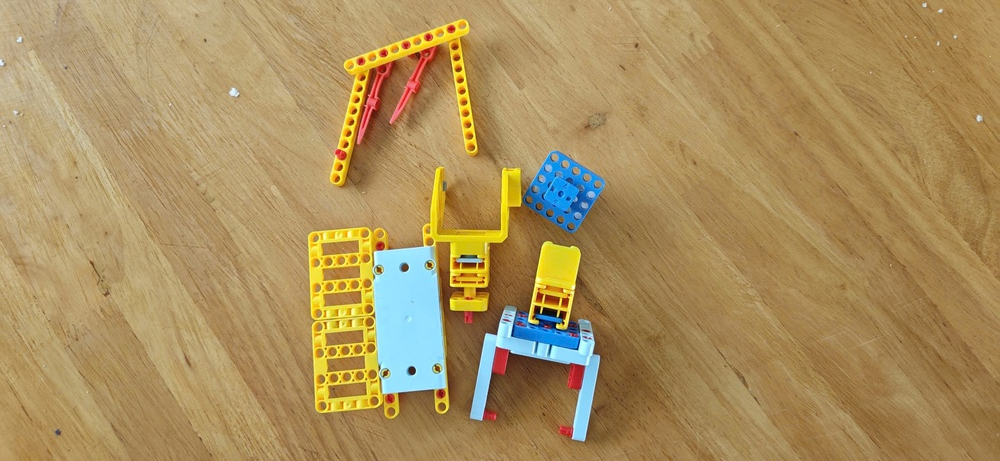
#> input picture lesson_2/images/sample.jpg, 1000 x 461 px, shrunk from 2560 x 1181 before the run, found by its file name
$ python logarit_tranform_mapping_function.py
#> lines starting #> are read from the running program, lines starting #| are printed output that depends on the picture
import cv2
import numpy as np
import matplotlib.pyplot as plt
import os

# --- Khởi tạo thư mục và đọc ảnh trước ---
output_dir = "output"
os.makedirs(output_dir, exist_ok=True)

img = cv2.imread("images/sample.jpg", cv2.IMREAD_GRAYSCALE)
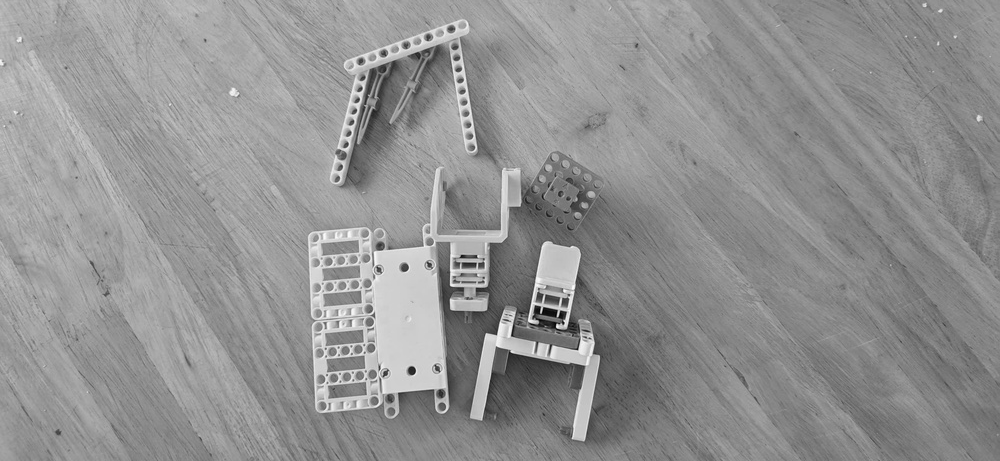
#> img: shape (461, 1000); min 0, max 251, mean 145.8
if img is None:
    print("Lỗi: Không tìm thấy ảnh tại images/sample.jpg")
    exit()

# === PHẦN 1: XÂY DỰNG VÀ VẼ CÁC HÀM ÁNH XẠ (TRANSFORMATION FUNCTIONS) ===
# Tạo dải giá trị đầu vào r từ 0 đến 255
r = np.arange(256, dtype=np.float64)

# 1. Hàm đồng nhất (Identity): s = r
T_identity = r.copy()

# 2. Hiệu chỉnh Gamma: s = c * r^gamma
# Cần chuẩn hóa r về [0, 1] trước khi lấy mũ, biến đổi xong nhân lại 255
# Gamma < 1: Làm sáng vùng tối | Gamma > 1: Làm đậm vùng tối
T_gamma_05 = 255.0 * (r / 255.0)**0.5
T_gamma_20 = 255.0 * (r / 255.0)**2.0

# 3. Biến đổi Logarit: s = c * log(1 + r)
# Tính chất: Nâng rất nhanh ở giá trị r nhỏ, và cong cung nhẹ ở r lớn.
# Ứng dụng: Giúp nhìn thấy chi tiết ở vùng tối nhưng làm mờ bớt chi tiết ở vùng sáng. Nén dải động.
c_log = 255.0 / np.log(1 + 255)
T_log = c_log * np.log(1 + r)

# 4. Nghịch đảo (Negative): s = 255 - r
T_neg = 255 - r

# --- VẼ HÌNH 1: ĐỒ THỊ CÁC HÀM ÁNH XẠ ---
plt.figure(figsize=(10, 8))
plt.plot(r, T_identity, "k--", linewidth=2, label="Đồng nhất (s = r)")
plt.plot(r, T_gamma_05, "r-",  linewidth=2, label="Gamma = 0.5 (S = c * r^0.5)")
plt.plot(r, T_gamma_20, "b-",  linewidth=2, label="Gamma = 2.0 (S = c * r^2.0)")
plt.plot(r, T_log, "g-",       linewidth=2, label="Logarit (S = c * log(1+r))")
plt.plot(r, T_neg, "m-",       linewidth=2, label="Nghịch đảo (S = 255 - r)")

plt.xlabel("Giá trị pixel ban đầu (Input r)")
plt.ylabel("Giá trị pixel đầu ra (Output s)")
plt.title("Biểu đồ các hàm biến đổi cường độ sáng (Mapping Functions)")
plt.legend()
plt.grid(True, alpha=0.3)
plt.xlim([0, 255])
plt.ylim([0, 255])

plt.savefig(f"{output_dir}/1_ham_anh_xa.png", dpi=150)
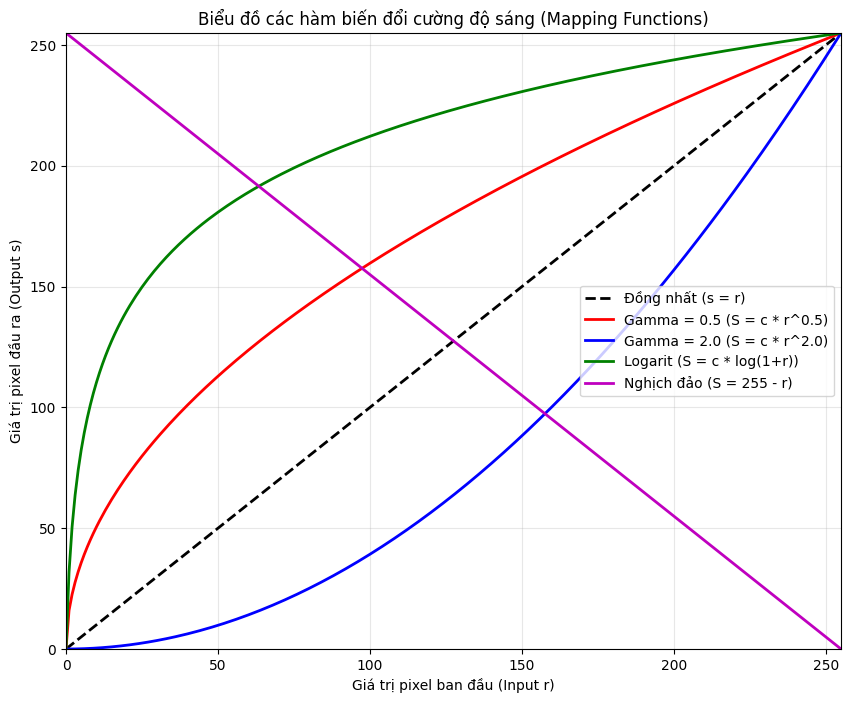
#> figure drawn by matplotlib, 1 panel; curve peaks at x = 255, y = 255; curve peaks at x = 255, y = 255; curve peaks at x = 255, y = 255
plt.show()

# === PHẦN 2: TRỰC QUAN HÓA SỰ THAY ĐỔI TRÊN ẢNH THỰC TẾ ===
# Đây là cách hiệu quả nhất để người học hiểu các hàm trên sẽ làm gì với ảnh
# cv2.LUT (Look Up Table) cho phép áp dụng hàm ánh xạ r -> s vào toàn bộ ảnh cực kì nhanh

img_gamma_05 = cv2.LUT(img, T_gamma_05.astype(np.uint8))
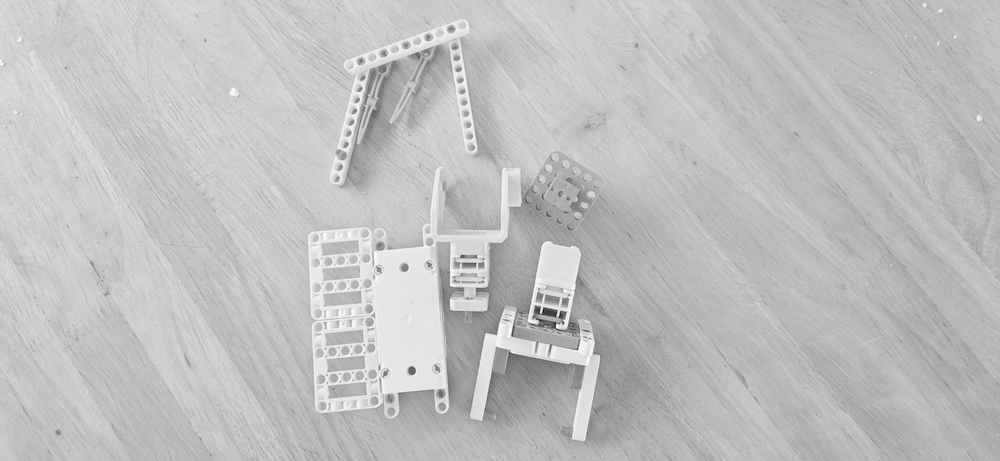
#> img_gamma_05: shape (461, 1000); min 0, max 252, mean 191.4
img_gamma_20 = cv2.LUT(img, T_gamma_20.astype(np.uint8))
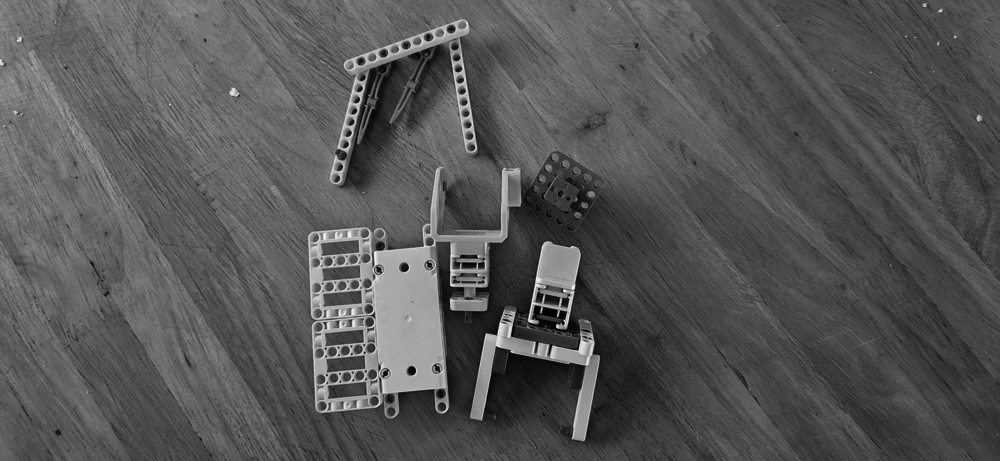
#> img_gamma_20: shape (461, 1000); min 0, max 247, mean 85.7
img_log      = cv2.LUT(img, T_log.astype(np.uint8))
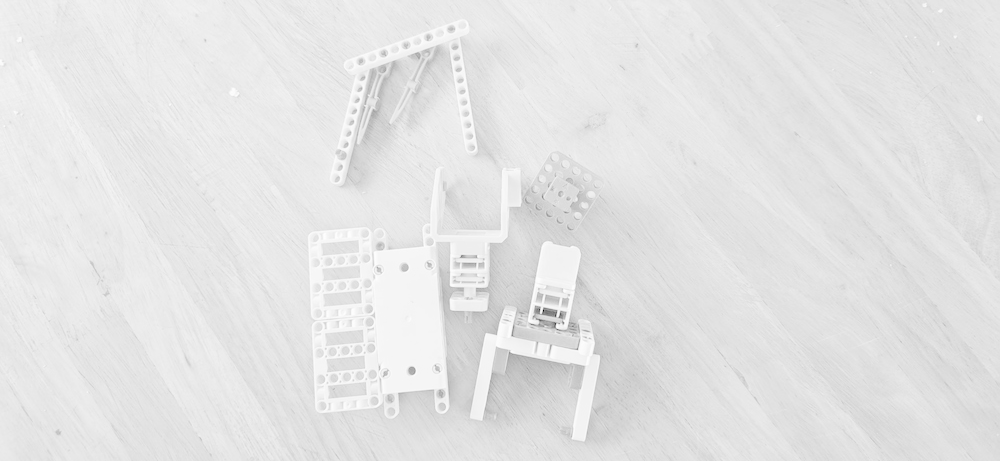
#> img_log: shape (461, 1000); min 0, max 254, mean 228.1
img_neg      = cv2.LUT(img, T_neg.astype(np.uint8))
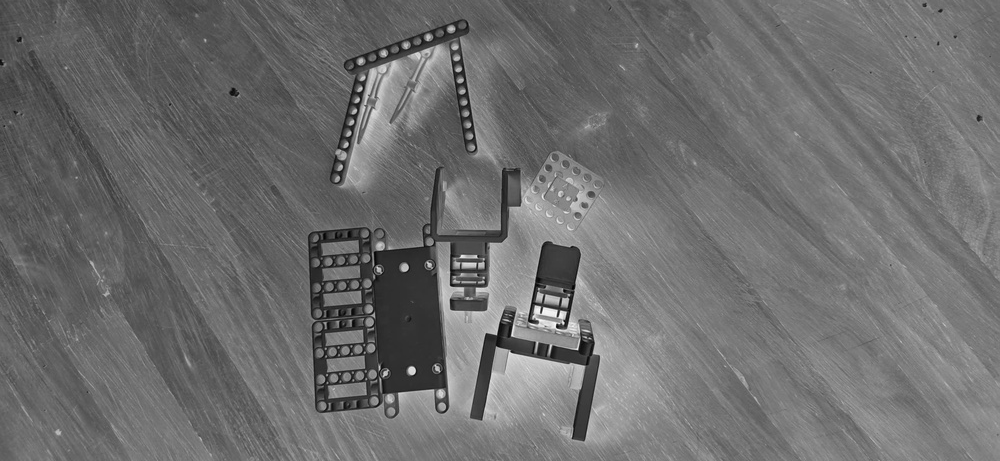
#> img_neg: shape (461, 1000); min 4, max 255, mean 109.2

fig_img, axes_img = plt.subplots(2, 3, figsize=(16, 10))
axes_img = axes_img.ravel()

def plot_img_with_info(ax, image, title):
    ax.imshow(image, cmap="gray", vmin=0, vmax=255)
    ax.set_title(title)
    ax.axis("off")

plot_img_with_info(axes_img[0], img, "1. Ảnh gốc (Đồng nhất)")
plot_img_with_info(axes_img[1], img_gamma_05, "2. Gamma 0.5\n(Đường đỏ đi lên -> Sáng ảnh)")
plot_img_with_info(axes_img[2], img_gamma_20, "3. Gamma 2.0\n(Đường xanh đi xuống -> Tối ảnh)")
plot_img_with_info(axes_img[3], img_log, "4. Logarit\n(Kéo sáng cực mạnh vùng tối)")
plot_img_with_info(axes_img[4], img_neg, "5. Nghịch đảo\n(Đảo ngược sáng tối âm bản)")

# Ẩn đồ thị số 6
axes_img[5].axis("off")

plt.tight_layout()
plt.savefig(f"{output_dir}/2_anh_xa_truc_quan_tren_anh.png", dpi=150)
plt.show()

# === PHẦN 3: ỨNG DỤNG LOGARIT ĐIỂN HÌNH - PHÂN TÍCH PHỔ FOURIER ===
# Phổ Fourier có một đặc điểm: Điểm trung tâm (f=0) có cường độ VÔ CÙNG LỚN (hàng triệu),
# trong khi các chi tiết tần số ở rìa xung quanh có cường độ CỰC NHỎ.
# Do đó, chênh lệch sáng/tối cực kỳ lớn (dải động lớn).
# Nếu không xài Log sẽ không thấy được chi tiết viền xung quanh.

# 1. Chuyển sang miền tần số bằng Fast Fourier Transform (FFT)
f_transform = np.fft.fft2(img.astype(np.float64))
# Dịch chuyển tần số thấp vào giữa ảnh để dễ quan sát
f_shift = np.fft.fftshift(f_transform)
# Tính độ lớn (Magnitude Spectrum)
magnitude = np.abs(f_shift)

# 2. Áp dụng biến đổi Logarit để nén dải động
magnitude_log = np.log(1 + magnitude)
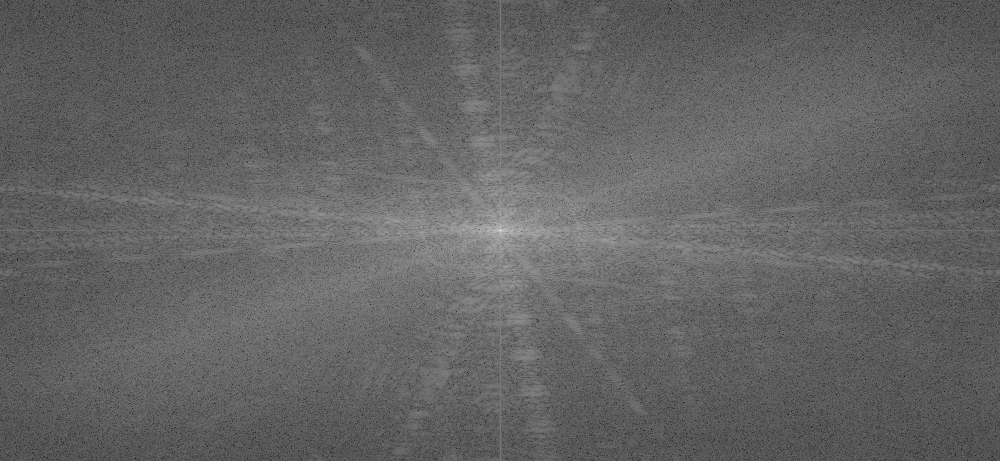
#> magnitude_log: shape (461, 1000) float64; min 1.81, max 18.02, mean 8.15; drawn with min black and max white
# Chuẩn hóa về [0, 255] để hiển thị
magnitude_log_norm = (magnitude_log / magnitude_log.max() * 255).astype(np.uint8)

# VẼ HÌNH 3: SO SÁNH PHỔ FOURIER
fig_fourier, axes_f = plt.subplots(1, 3, figsize=(18, 6))

axes_f[0].imshow(img, cmap="gray")
axes_f[0].set_title("1. Ảnh gốc (Miền không gian)")
axes_f[0].axis("off")

# Hiển thị phổ không dùng Log
axes_f[1].imshow(magnitude, cmap="gray")
axes_f[1].set_title("2. Phổ Fourier (Chưa áp dụng Log)\nĐiểm tâm sáng chói, lấn át các chi tiết tần số khác.")
axes_f[1].axis("off")

# Hiển thị phổ có dùng Log
axes_f[2].imshow(magnitude_log_norm, cmap="gray")
axes_f[2].set_title("3. Phổ Fourier (Sau khi áp dụng Log)\nLog đã nén điểm tâm, kéo bật sáng các chi tiết nhỏ.")
axes_f[2].axis("off")

plt.tight_layout()
plt.savefig(f"{output_dir}/3_pho_fourier_log_nang_cao.png", dpi=150)
plt.show()

print("✓ Đã hoàn thành minh họa hàm ánh xạ trực quan và ứng dụng nén dải động trên phổ Fourier!")
